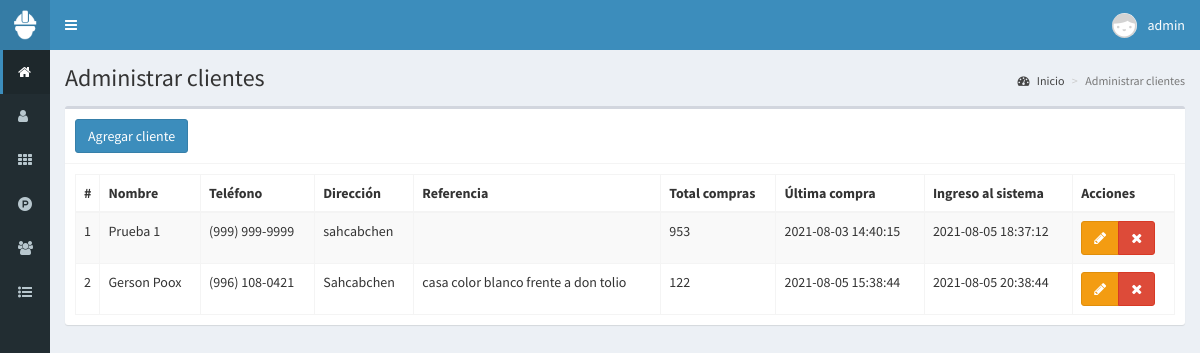
The app's page /clientes (signed in) with its own data.
### tables this page shows
CREATE TABLE `clientes` (
  `id` int(11) NOT NULL,
  `nombre` text NOT NULL,
  `telefono` text NOT NULL,
  `direccion` text NOT NULL,
  `referencia` text NOT NULL,
  `compras` int(11) NOT NULL,
  `ultima_compra` datetime NOT NULL,
  `fecha` timestamp NOT NULL DEFAULT current_timestamp() ON UPDATE current_timestamp()
);

### controladores/plantilla.controlador.php (called while the page is built)
<?php
class ControladorPlantilla{
	static public function ctrPlantilla(){
		include "vistas/plantilla.php";
	}
}

### index.php (called while the page is built, shortened)
<?php
require_once "controladores/plantilla.controlador.php";
require_once "controladores/usuarios.controlador.php";
require_once "controladores/clientes.controlador.php";
require_once "controladores/ventas.controlador.php";
require_once "modelos/clientes.modelo.php";
$plantilla = new ControladorPlantilla();
$plantilla -> ctrPlantilla();

### controladores/clientes.controlador.php (called while the page is built, shortened)
<?php
class ControladorClientes{
	static public function ctrMostrarClientes($item, $valor){
		$tabla = "clientes";
		$respuesta = ModeloClientes::mdlMostrarClientes($tabla, $item, $valor);
		return $respuesta;
	}
}

### modelos/conexion.php (called while the page is built)
<?php
class Conexion{
	static public function conectar(){
		$link = new PDO("mysql:host=localhost;dbname=posinventor",
			            "root",
			            "");
		$link->exec("set names utf8");
		return $link;
	}
}

### modelos/clientes.modelo.php (called while the page is built, shortened)
<?php
require_once "conexion.php";
class ModeloClientes{
	static public function mdlMostrarClientes($tabla, $item, $valor){
		if($item != null){
			$stmt = Conexion::conectar()->prepare("SELECT * FROM $tabla WHERE $item = :$item");
			$stmt -> bindParam(":".$item, $valor, PDO::PARAM_STR);
			$stmt -> execute();
			return $stmt -> fetch();
		}else{
			$stmt = Conexion::conectar()->prepare("SELECT * FROM $tabla");
			$stmt -> execute();
			return $stmt -> fetchAll();
		}
	}
}

### vistas/modulos/clientes.php (the view, shortened to what this page needs)
<div class="content-wrapper">
  <section class="content-header">
    <h1>
      Administrar clientes
    </h1>
    <ol class="breadcrumb">
      <li><a href="inicio"><i class="fa fa-dashboard"></i> Inicio</a></li>
      <li class="active">Administrar clientes</li>
    </ol>
  </section>
  <section class="content">
    <div class="box">
      <div class="box-header with-border">
        <button class="btn btn-primary" data-toggle="modal" data-target="#modalAgregarCliente">
          Agregar cliente
        </button>
      </div>
      <div class="box-body">
       <table class="table table-bordered table-striped dt-responsive tablas" width="100%">
        <thead>
         <tr>
           <th style="width:10px">#</th>
           <th>Nombre</th>
           <th>Teléfono</th>
           <th>Dirección</th>
           <th>Referencia</th>
           <th>Total compras</th>
           <th>Última compra</th>
           <th>Ingreso al sistema</th>
           <th>Acciones</th>
         </tr>
        </thead>
        <tbody>
        <?php
          $item = null;
          $valor = null;
          $clientes = ControladorClientes::ctrMostrarClientes($item, $valor);
          foreach ($clientes as $key => $value) {
            echo '<tr>
                    <td>'.($key+1).'</td>
                    <td>'.$value["nombre"].'</td>
                    <td>'.$value["telefono"].'</td>
                    <td>'.$value["direccion"].'</td>
                    <td>'.$value["referencia"].'</td>
                    <td>'.$value["compras"].'</td>
                    <td>'.$value["ultima_compra"].'</td>
                    <td>'.$value["fecha"].'</td>
                    <td>
                      <div class="btn-group">
                        <button class="btn btn-warning btnEditarCliente" data-toggle="modal" data-target="#modalEditarCliente" idCliente="'.$value["id"].'"><i class="fa fa-pencil"></i></button>';
                      if($_SESSION["perfil"] == "Administrador"){
                          echo '<button class="btn btn-danger btnEliminarCliente" idCliente="'.$value["id"].'"><i class="fa fa-times"></i></button>';
                      }
                      echo '</div>
                    </td>
                  </tr>';
            }
        ?>
        </tbody>
       </table>
      </div>
    </div>
  </section>
</div>

### records on screen
clientes: nombre "Prueba 1", telefono "(999) 999-9999", direccion "sahcabchen", compras "953", ultima_compra "2021-08-03 14:40:15", fecha "2021-08-05 18:37:12"
clientes: nombre "Gerson Poox", telefono "(996) 108-0421", direccion "Sahcabchen", referencia "casa color blanco frente a don tolio", compras "122", ultima_compra "2021-08-05 15:38:44", fecha "2021-08-05 20:38:44"

### other values on screen
$_SESSION["nombre"] "admin"
